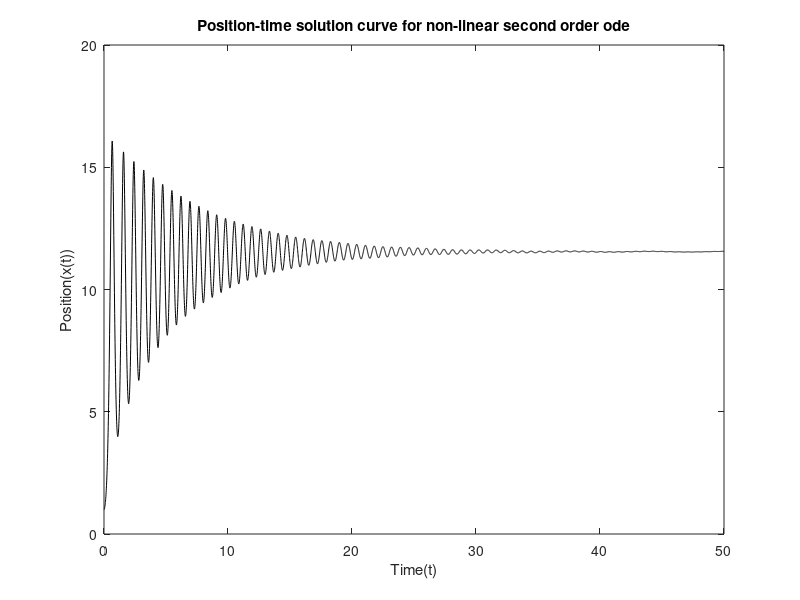

Reproduce this figure in MATLAB.
% Author: Sahil Raj
% Date: 02/08/2025
% Solution of Assignment 1 Problem 3
% Description: Compute the solution of 1d second
%              order ordinary differential equa-
%              tion numerically
% Equation:
%         m.x'' = -kx - lx^3 - bx' + F0cos(wt);
%           where k is a positive constant


clc; clear all;

x0 = 1.0; % initial position
v0 = 0.5; % initial velocity
k = -0.4; % k < 0
m = 1.0;
l = 0.3;  % l > 0
b = 0.3;  % b > 0
F0 = 1.0; % arbitrary
w = 1.0;
dt = 0.01; % adjustable
tmax = 50.0;

t = (0:dt:tmax);
N = length(t);
res = zeros(1, N);              % reserve the solution vector

res(1) = x0;
res(2) = x0 + v0 * dt;

c = 1+b*dt/m;                   % coefficient of x(t+1)
c1 = (2 - k*dt/m + b*dt/m)/c;   % coefficient of x(t)
c2 = -l*dt*dt/(c*m);            % coefficient of x(t)^3
c3 = -1/c;                      % coefficient of x(t-1)
c4 = F0*dt*dt/(c*m);            % coefficient of cosine term

for i = (3:N)
  res(i) = c1*res(i-1)+...
           c2*power(res(i-1), 3)+...
           c3*res(i-2)+...
           c4*cos(w*t(i));
endfor

plot(t, res, 'k-');
xlabel("Time(t)");
ylabel("Position(x(t))");
title("Position-time solution curve for non-linear second order ode");
